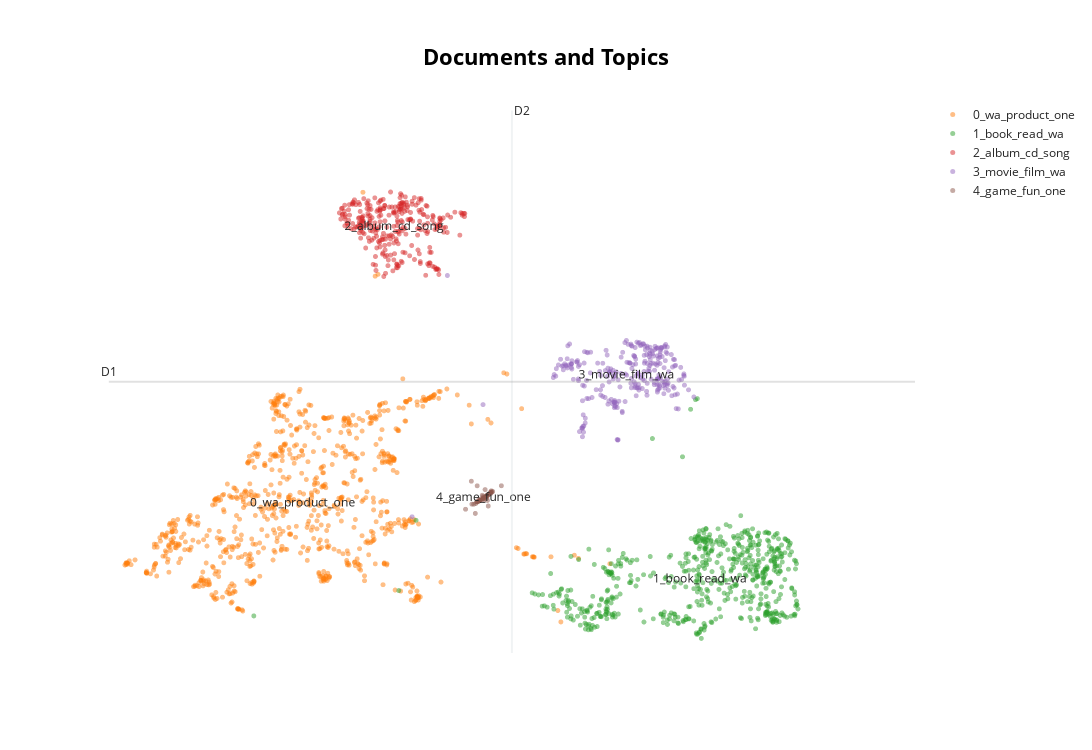

The code cell stored with this chart in its notebook:
### Code cell
# Prepare custom hover labels for "Positive" and "Negative"
classes = ["positive"] * len(sample_positive) + ["negative"] * len(sample_negative)

fig_custom_hover = topic_model.visualize_documents(
    classes,                   # Use custom hover labels instead of titles
    reduced_embeddings=reduced_embeddings,
    hide_document_hover=False   # Enable document hover
)
fig_custom_hover.show()

### Figure 1 — Plotly figure (JSON) as saved in the notebook; plotly's stock layout.template omitted (floating-point values rounded to 4 significant figures; data arrays with more than 128 entries replaced by an {"elided": "..."} marker saying what was removed)
{"data": [{"hoverinfo": "text", "hovertext": [null], "marker": {"color": "#CFD8DC", "opacity": 0.5, "size": 5}, "mode": "markers+text", "name": "other", "showlegend": false, "type": "scattergl", "x": [null], "y": [null]}, {"hoverinfo": "text", "hovertext": {"elided": "814 str values"}, "marker": {"opacity": 0.5, "size": 5}, "mode": "markers+text", "name": "0_wa_product_one", "text": {"elided": "814 str values"}, "textfont": {"size": 12}, "type": "scattergl", "x": {"elided": "814 float values"}, "y": {"elided": "814 float values"}}, {"hoverinfo": "text", "hovertext": {"elided": "588 str values"}, "marker": {"opacity": 0.5, "size": 5}, "mode": "markers+text", "name": "1_book_read_wa", "text": {"elided": "588 str values"}, "textfont": {"size": 12}, "type": "scattergl", "x": {"elided": "588 float values"}, "y": {"elided": "588 float values"}}, {"hoverinfo": "text", "hovertext": {"elided": "291 str values"}, "marker": {"opacity": 0.5, "size": 5}, "mode": "markers+text", "name": "2_album_cd_song", "text": {"elided": "291 str values"}, "textfont": {"size": 12}, "type": "scattergl", "x": {"elided": "291 float values"}, "y": {"elided": "291 float values"}}, {"hoverinfo": "text", "hovertext": {"elided": "266 str values"}, "marker": {"opacity": 0.5, "size": 5}, "mode": "markers+text", "name": "3_movie_film_wa", "text": {"elided": "266 str values"}, "textfont": {"size": 12}, "type": "scattergl", "x": {"elided": "266 float values"}, "y": {"elided": "266 float values"}}, {"hoverinfo": "text", "hovertext": ["positive", "positive", "negative", "negative", "positive", "negative", "positive", "negative", "positive", "negative", "negative", "positive", "positive", "positive", "positive", "positive", "negative", "positive", "positive", "negative", "negative", "positive", "positive", "negative", "positive", "positive", "positive", "negative", "positive", "negative", "positive", "positive", "positive", "negative", "positive", "positive", "positive", "positive", "negative", "negative", "positive", "positive", "positive", "positive", "negative", null], "marker": {"opacity": 0.5, "size": 5}, "mode": "markers+text", "name": "4_game_fun_one", "text": ["", "", "", "", "", "", "", "", "", "", "", "", "", "", "", "", "", "", "", "", "", "", "", "", "", "", "", "", "", "", "", "", "", "", "", "", "", "", "", "", "", "", "", "", "", "4_game_fun_one"], "textfont": {"size": 12}, "type": "scattergl", "x": [6.15, 6.236, 6.332, 6.19, 6.257, 5.996, 6.145, 6.172, 6.332, 6.151, 6.073, 6.313, 6.226, 6.304, 6.126, 6.295, 6.288, 6.283, 6.235, 6.347, 6.281, 6.229, 6.26, 6.475, 6.269, 6.188, 6.176, 6.341, 6.08, 6.281, 6.225, 6.19, 6.188, 6.358, 6.237, 6.133, 6.19, 6.104, 6.28, 6.34, 6.218, 6.299, 6.16, 6.271, 6.325, 6.234], "y": [4.771, 4.8, 4.972, 4.799, 5.021, 4.62, 4.771, 4.784, 4.942, 5.099, 5.192, 4.924, 4.88, 4.926, 4.535, 4.907, 4.8, 4.9, 4.831, 4.969, 4.892, 4.836, 4.88, 5.1, 4.88, 4.802, 4.821, 4.968, 4.723, 4.909, 4.837, 4.797, 4.796, 4.982, 4.847, 4.738, 4.814, 4.722, 4.847, 4.996, 4.906, 4.685, 4.772, 4.875, 4.957, 4.863]}], "layout": {"annotations": [{"showarrow": false, "text": "D1", "x": 1.22, "y": 7.225, "yshift": 10}, {"showarrow": false, "text": "D2", "x": 6.616, "xshift": 10, "y": 12.77}], "height": 750, "shapes": [{"line": {"color": "#CFD8DC", "width": 2}, "type": "line", "x0": 6.616, "x1": 6.616, "y0": 1.684, "y1": 12.77}, {"line": {"color": "#9E9E9E", "width": 2}, "type": "line", "x0": 1.22, "x1": 12.01, "y0": 7.225, "y1": 7.225}], "title": {"font": {"color": "Black", "size": 22}, "text": "<b>Documents and Topics</b>", "x": 0.5, "xanchor": "center", "yanchor": "top"}, "width": 1200, "xaxis": {"visible": false}, "yaxis": {"visible": false}}}
